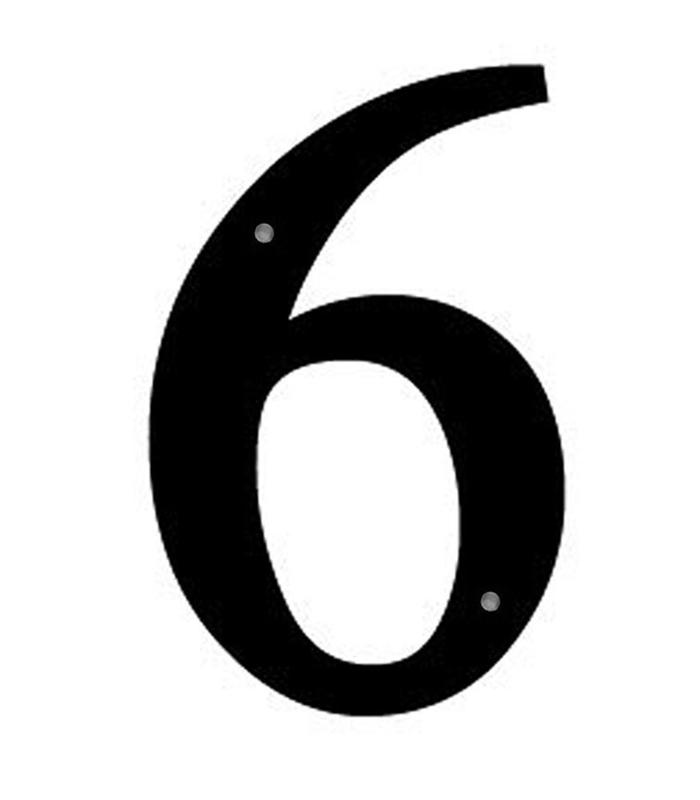
#> input picture 6in.jpg, 700 x 800 px; the run also reads 1 picture not shown here
$ jupyter execute --allow-errors Untitled1.ipynb
#> lines starting #> are read from the running program, lines starting #| are printed output that depends on the picture
[cell 1]
import matplotlib.pyplot as plt
import cv2
image = cv2.imread("6input.png")
im = cv2.cvtColor(image,cv2.COLOR_RGB2GRAY)
#> im: shape (1000, 800); every value is 0
im = cv2.resize(im, (28, 28))
#> im: shape (28, 28); every value is 0
cv2.imwrite( "trial.png", im )

img=cv2.imread("trial.png")
#> img: shape (28, 28, 3); every value is 0
plt.imshow(img)
plt.show()
img.shape
#> Out = (28, 28, 3)

[cell 2]
import matplotlib.pyplot as plt
import cv2
image = cv2.imread("6input.png")
im = cv2.cvtColor(image,cv2.COLOR_RGB2GRAY)
im = cv2.resize(im, (28, 28))
cv2.imwrite( "greyscale.png", im )

img=cv2.imread("greyscale.png")
plt.imshow(img)
plt.show()
img.shape
#> Out = (28, 28, 3)

[cell 3]
import matplotlib.pyplot as plt
import cv2
image = cv2.imread("6in.jpg")
#> image is the input picture: shape (800, 700, 3); min 0, max 255, mean 199.1
im = cv2.cvtColor(image,cv2.COLOR_RGB2GRAY)
#> im: shape (800, 700)
im.shape
im = cv2.resize(image, (28, 28))
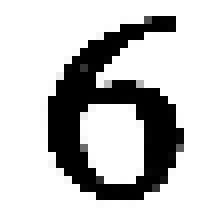
#> im: shape (28, 28, 3) (shown 8 times larger); min 0, max 255, mean 197.4
#> (the rest of this cell did not finish here and is left out)
